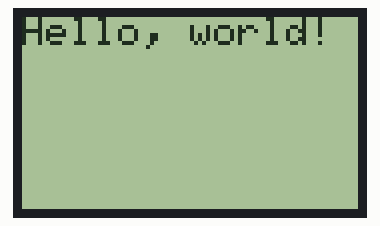
Recording of a sketch running on a simulated Arduino Uno, built with avr-gcc and run on an emulated ATmega328P. On the bench: 84×48 one-colour display.

Above: at 0.1 s.

The sketch:

test_display_nokia_5110.ino
```cpp
#include <Adafruit_GFX.h>
#include <Adafruit_PCD8544.h>

// Пины
#define PIN_SCE   10
#define PIN_RST   11
#define PIN_DC    6
#define PIN_DIN   5
#define PIN_SCLK  4


Adafruit_PCD8544 display = Adafruit_PCD8544(PIN_SCLK, PIN_DIN, PIN_DC, PIN_SCE, PIN_RST);

void setup() {
  display.begin();
  display.setContrast(50); // Контрастность
  display.clearDisplay();
  display.setTextSize(1);
  display.setTextColor(BLACK);
  display.setCursor(0,0);
  display.println("Hello, world!");
  display.display(); // Обновление дисплея
}

void loop() {
}
```
